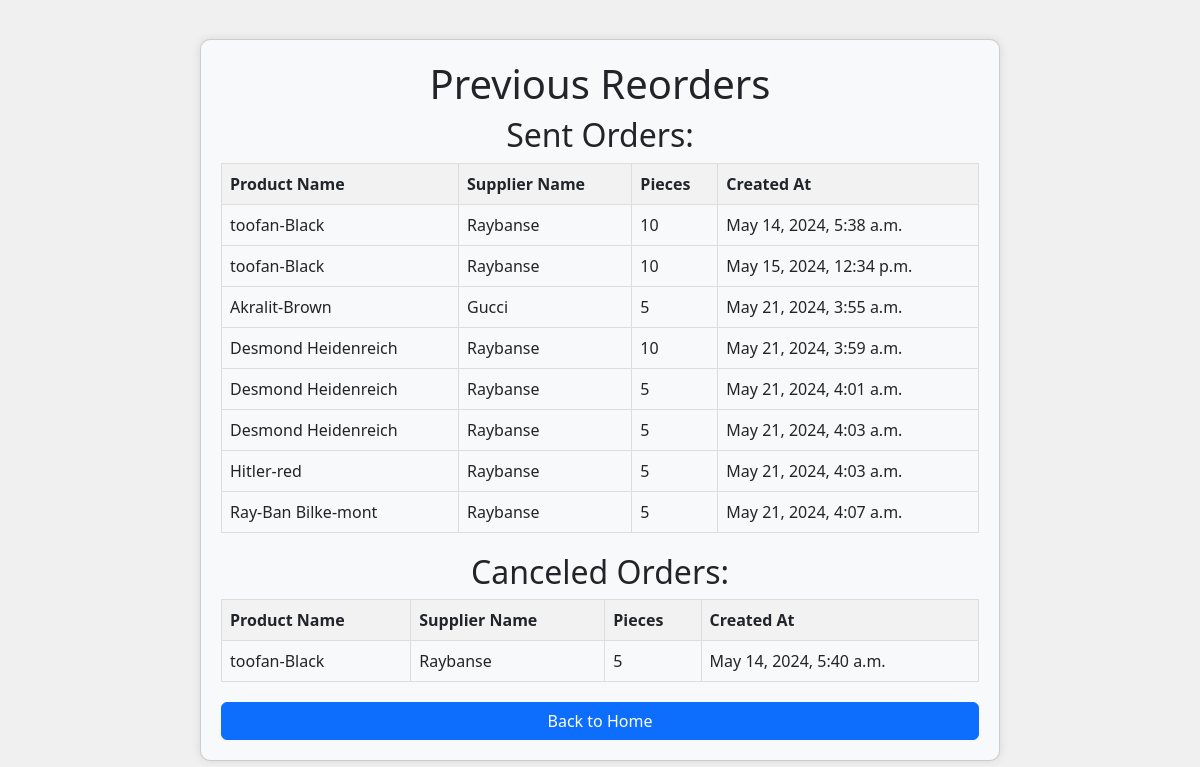
Screenshot of /supplier/previous_reorders/ with the database file from the repository.
### shop/models.py (models this page shows, shortened)
class Reorders(models.Model):
    product = models.ForeignKey(Product, on_delete=models.CASCADE)
    supplier = models.ForeignKey(Supplier, on_delete=models.CASCADE)
    pieces = models.IntegerField()
    created_at = models.DateTimeField(default=timezone.now)
    STATUS_CHOICES = (
        ('sent', 'Sent'),
        ('canceled', 'Canceled'),
        ('updated', 'Stock Updated'),
    )
    status = models.CharField(max_length=10, choices=STATUS_CHOICES, default='')

class Product(models.Model):
    name = models.CharField(max_length=200, unique=True)
    slug = models.SlugField(max_length=200, unique=True)
    description = models.TextField(blank=True)
    price = models.DecimalField(max_digits=10, decimal_places=2)
    category = models.ForeignKey(Category, on_delete=models.CASCADE)
    supplier = models.ForeignKey(Supplier, on_delete=models.CASCADE,default=None,null=True)
    image = models.ImageField(upload_to='product', blank=True)
    stock = models.IntegerField()
    available = models.BooleanField(default=True)
    created = models.DateTimeField(auto_now_add=True)
    updated = models.DateTimeField(auto_now=True)
    reorder = models.IntegerField(default=5)
    color = models.CharField(max_length=50, default='black')
    size = models.IntegerField(default=50)
    class Meta:
        ordering = ('name', )
        verbose_name = 'product'
        verbose_name_plural = 'products'

### supplier/models.py (models this page shows, shortened)
class Supplier(models.Model):
    user = models.OneToOneField(User, on_delete=models.CASCADE)
    name = models.CharField(max_length=255)
    contact_number = models.CharField(max_length=20)
    email = models.EmailField()
    address = models.TextField()
    status = models.CharField(max_length=20, default='active')

### supplier/views.py (the view)
# urls.py: path('previous_reorders/', views.previous_reorders, name='previous_reorders'),
def previous_reorders(request):
    previous_sent_reorders = Reorders.objects.filter(status='sent')
    previous_canceled_reorders = Reorders.objects.filter(status='canceled')
    context = {
        'previous_sent_reorders': previous_sent_reorders,
        'previous_canceled_reorders': previous_canceled_reorders,
    }
    return render(request, 'previous_reorders.html', context)

### cart/context_processors.py (called while the page is built)
def counter(request):
    item_count = 0
    if 'admin' in request.path:
        return {}
    else:
        try:
            cart = Cart.objects.filter(cart_id=_cart_id(request))
            cart_items = CartItem.objects.all().filter(cart=cart[:1])
            for cart_item in cart_items:
                item_count += cart_item.quantity
        except Cart.DoesNotExist:
            item_count = 0
    return dict(item_count=item_count)

### cart/views.py (called while the page is built)
def _cart_id(request):
    cart = request.session.session_key
    if not cart:
        cart = request.session.create()
    return cart

### shop/context_processors.py (called while the page is built)
def menu_links(request):
    links = Category.objects.all()
    return dict(links=links)

### templates/previous_reorders.html (shortened to what this page needs)
<!DOCTYPE html>
<html lang="en">
<head>
    <link href="https://cdn.jsdelivr.net/npm/bootstrap@5.3.2/dist/css/bootstrap.min.css" rel="stylesheet">
</head>
<body>
    <div class="card">
        <h1>Previous Reorders</h1>
        <h2>Sent Orders:</h2>
        <table>
            <tr>
                <th>Product Name</th>
                <th>Supplier Name</th>
                <th>Pieces</th>
                <th>Created At</th>
            </tr>
            {% for order in previous_sent_reorders %}
                <tr>
                    <td>{{ order.product.name }}</td>
                    <td>{{ order.supplier.name }}</td>
                    <td>{{ order.pieces }}</td>
                    <td>{{ order.created_at }}</td>
                </tr>
            {% endfor %}
        </table>
        <h2>Canceled Orders:</h2>
        <table>
            <tr>
                <th>Product Name</th>
                <th>Supplier Name</th>
                <th>Pieces</th>
                <th>Created At</th>
            </tr>
            {% for order in previous_canceled_reorders %}
                <tr>
                    <td>{{ order.product.name }}</td>
                    <td>{{ order.supplier.name }}</td>
                    <td>{{ order.pieces }}</td>
                    <td>{{ order.created_at }}</td>
                </tr>
            {% endfor %}
        </table>
        <a href="{% url 'supplier:supplier_home' %}" class="btn btn-primary">Back to Home</a>
    </div>
</body>
</html>

### templates/previous_reorders.html (style rules this page uses)
body { display: flex; justify-content: center; align-items: center; min-height: 100vh; background-color: #f0f0f0; }
.card { width: 80%; max-width: 800px; padding: 20px; border-radius: 10px; background-color: #f8f9fa; box-shadow: 0 0 10px rgba(0, 0, 0, 0.1); }
table { width: 100%; border-collapse: collapse; margin-bottom: 20px; }
th, td { border: 1px solid #ddd; padding: 8px; text-align: left; }
th { background-color: #f2f2f2; }
h1, h2 { text-align: center; }

### rows the page displays
Reorders: product.name "toofan-Black", supplier.name "Raybanse", pieces "10", created_at "May 14, 2024, 5:38 a.m."
Reorders: product.name "toofan-Black", supplier.name "Raybanse", pieces "10", created_at "May 15, 2024, 12:34 p.m."
Reorders: product.name "Akralit-Brown", supplier.name "Gucci", pieces "5", created_at "May 21, 2024, 3:55 a.m."
Reorders: product.name "Desmond Heidenreich", supplier.name "Raybanse", pieces "10", created_at "May 21, 2024, 3:59 a.m."
Reorders: product.name "Desmond Heidenreich", supplier.name "Raybanse", pieces "5", created_at "May 21, 2024, 4:01 a.m."
Reorders: product.name "Desmond Heidenreich", supplier.name "Raybanse", pieces "5", created_at "May 21, 2024, 4:03 a.m."
Reorders: product.name "Hitler-red", supplier.name "Raybanse", pieces "5", created_at "May 21, 2024, 4:03 a.m."
Reorders: product.name "Ray-Ban Bilke-mont", supplier.name "Raybanse", pieces "5", created_at "May 21, 2024, 4:07 a.m."
Reorders: product.name "toofan-Black", supplier.name "Raybanse", pieces "5", created_at "May 14, 2024, 5:40 a.m."
